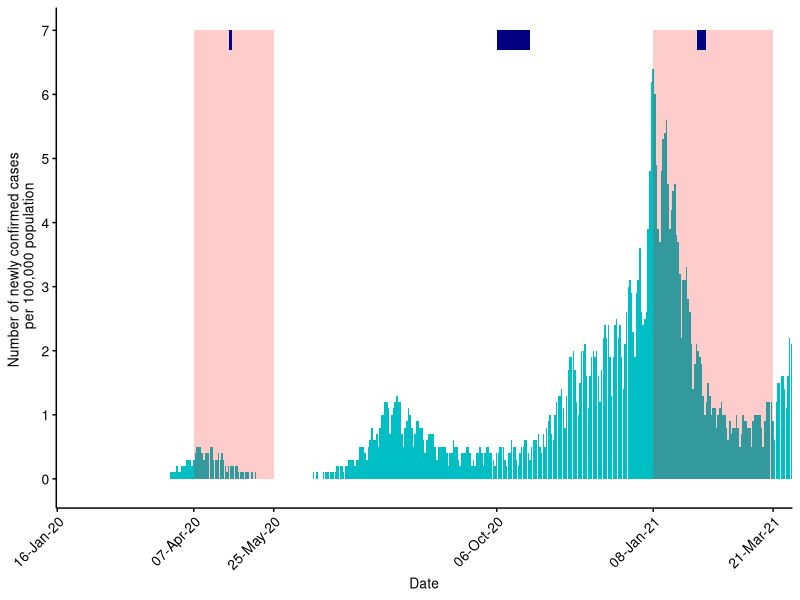
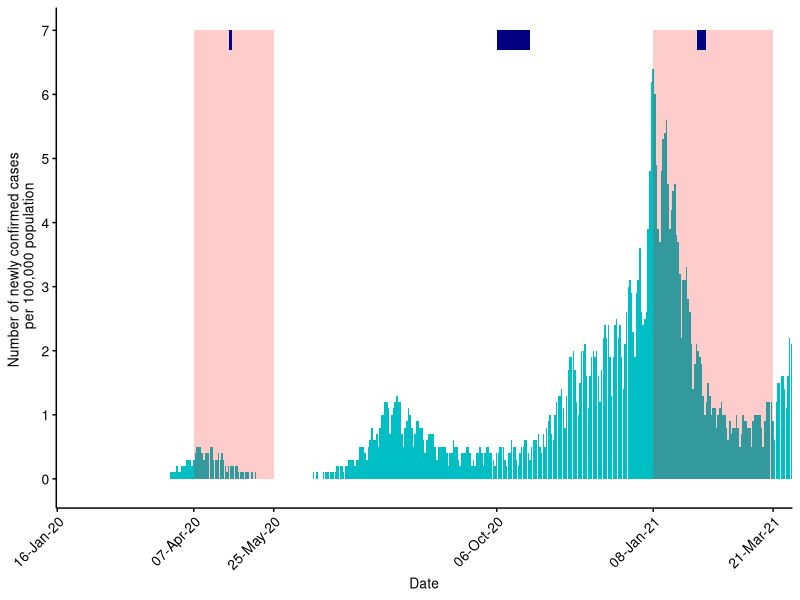

These charts were generated, in order, by the following R code:
## ---- chunk 1
R.version #4.0.4
library(tidyverse)
library(dplyr)
library(ggplot2)
## ---- chunk 2
# Data obtained from https://covid19.mhlw.go.jp/extensions/public/en/index.html
# Accessed Oct 24th 2021

d <- read.csv("newly_confirmed_cases_per_100_thousand_population_daily.csv", header=TRUE, fileEncoding="utf-8")

d %>% subset(seq==1)
d %>% subset(seq==442)

d <- d %>% subset(seq <= 442)

summary(d)
## ---- chunk 3
xlab = c("16-Jan-20", "07-Apr-20", "25-May-20", "06-Oct-20", "08-Jan-21", "21-Mar-21")  
  
# Key dates
# 07-Apr-20  The Japanese government declared a state of emergency for 7 prefectures
# 16-Apr-20  The Japanese government expanded a state of emergency to the entire county
# 14-May-20  The Japanese government removed a state of emergency for 39 prefectures
# 21-May-20  The Japanese government removed a state of emergency for 3 prefectures
# 25-May-20  The Japanese government removed a state of emergency for remained 5 prefectures
# 08-Jan-21  The Japanese government declared a state of emergency for 4 prefectures
# 13-Jan-21  The Japanese government expanded a state of emergency to the additional 7 prefectures
# 28-Feb-21  The Japanese government removed a state of emergency for 6 prefectures
# 21-Mar-21  The Japanese government removed a state of emergency for remained 4 prefectures


d[d$date=="09-Feb-21",]$seq  

fig1 <- d %>% ggplot(aes(x=reorder(x=date, X=seq), y=cases))+
  # Daily Cases
  geom_bar(stat="Identity", fill="#00BFC4")+
  # State of Emergency
  annotate("rect", xmin=d[d$date=="07-Apr-20",]$seq, xmax=d[d$date=="25-May-20",]$seq, ymin=0, ymax=7, alpha=0.2, fill="red")+
  annotate("rect", xmin=d[d$date=="08-Jan-21",]$seq, xmax=d[d$date=="21-Mar-21",]$seq, ymin=0, ymax=7, alpha=0.2, fill="red")+
  # Data Collection
  annotate("rect", xmin=d[d$date=="28-Apr-20",]$seq, xmax=d[d$date=="30-Apr-20",]$seq, ymin=6.7, ymax=7, alpha=1, fill="navy")+
  annotate("rect", xmin=d[d$date=="06-Oct-20",]$seq, xmax=d[d$date=="26-Oct-20",]$seq, ymin=6.7, ymax=7, alpha=1, fill="navy")+
  annotate("rect", xmin=d[d$date=="03-Feb-21",]$seq, xmax=d[d$date=="09-Feb-21",]$seq, ymin=6.7, ymax=7, alpha=1, fill="navy")+
  theme_classic()+
  scale_y_continuous(limits=c(-0.1,7), breaks=0:7)+
  scale_x_discrete(breaks=xlab)+
  labs(x="Date", y="Number of newly confirmed cases \n per 100,000 population")+
  theme(axis.ticks=element_line(color = "black"),
        axis.text=element_text(size=10, color = "black"),
        axis.text.x=element_text(angle=45, hjust=1),
        axis.title=element_text(size=10, color="black"),
        strip.text=element_text(size=10),
        legend.title=element_text(size=10, color="black"))
fig1

ggsave(file="fig1.png", plot=fig1, dpi=350, width=8, height=4)
